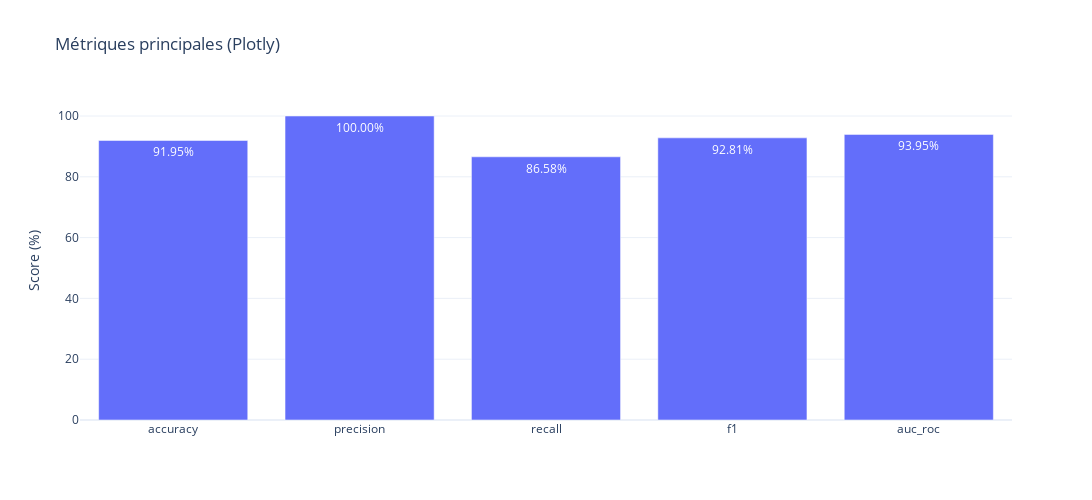

Source (notebook cell):
### Code cell
# ============================================================
# Étape 4 — Évaluation du modèle
# ============================================================
logger.info("Prédiction des probabilités sur le jeu de validation")

y_proba = model.predict_proba(X_valid)[:, 1]
y_true = y_valid

logger.info("Initialisation des composants d'évaluation")

metrics_adapter = SklearnMetricsAdapter()
threshold_policy = DecisionThresholdPolicy.balanced_policy()

logger.info(
    "Politique de seuil appliquée | threshold_policy={}".format(
        threshold_policy
    )
)

type_plot = "Plotly"
if type_plot == "Matplotlib":
    metrics_plotter = MatplotlibMetricsPlotter(logger=logger)
    plot_title="Métriques principales (Matplotlib)"
else:
    metrics_plotter = PlotlyMetricsPlotter(logger=logger,width= 1340, height= 500)
    plot_title="Métriques principales (Plotly)"

evaluator = EvaluationService(
    metrics_adapter=metrics_adapter,
    decision_threshold=threshold_policy,
    plotter=metrics_plotter,
)

evaluate_uc = EvaluateModelUseCase(
    evaluation_service=evaluator,
    logger=logger,
)

logger.info("Exécution de l'évaluation du modèle")

evaluate_uc.execute(
    y_true=y_true,
    y_proba=y_proba,
    plot_metrics=True,
    selected_metrics=["accuracy", "precision", "recall", "f1", "auc_roc"],
    plot_title=plot_title,
)


# Log evaluation metrics
#tracking_service.log_evaluation(main)

# Logs Parametres sur mlflows
#tracking.log_training_context(
#    model_name=MODEL_NAME,
#    params=catboost_params
#)

# Logs les metrics sur mlflows
#tracking.log_evaluation(metrics)

### Figure 1 — Plotly figure (JSON) as saved in the notebook; plotly's stock layout.template omitted (floating-point values rounded to 4 significant figures)
{"data": [{"text": ["91.95%", "100.00%", "86.58%", "92.81%", "93.95%"], "textposition": "auto", "type": "bar", "x": ["accuracy", "precision", "recall", "f1", "auc_roc"], "y": [91.95, 100, 86.58, 92.81, 93.95]}], "layout": {"height": 500, "title": {"text": "Métriques principales (Plotly)"}, "width": 1340, "yaxis": {"title": {"text": "Score (%)"}}}}
